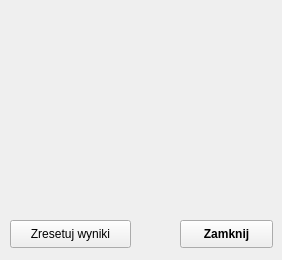
<?xml version="1.0" encoding="UTF-8"?>
<ui version="4.0">
 <class>MainWindow2</class>
 <widget class="QMainWindow" name="MainWindow2">
  <property name="geometry">
   <rect>
    <x>0</x>
    <y>0</y>
    <width>282</width>
    <height>260</height>
   </rect>
  </property>
  <property name="minimumSize">
   <size>
    <width>282</width>
    <height>260</height>
   </size>
  </property>
  <property name="maximumSize">
   <size>
    <width>282</width>
    <height>260</height>
   </size>
  </property>
  <property name="windowTitle">
   <string>Wyniki</string>
  </property>
  <widget class="QWidget" name="centralwidget">
   <widget class="QPushButton" name="pushButton">
    <property name="geometry">
     <rect>
      <x>10</x>
      <y>220</y>
      <width>121</width>
      <height>28</height>
     </rect>
    </property>
    <property name="text">
     <string>Zresetuj wyniki</string>
    </property>
   </widget>
   <widget class="QPushButton" name="pushButton_2">
    <property name="geometry">
     <rect>
      <x>180</x>
      <y>220</y>
      <width>93</width>
      <height>28</height>
     </rect>
    </property>
    <property name="font">
     <font>
      <weight>75</weight>
      <bold>true</bold>
     </font>
    </property>
    <property name="text">
     <string>Zamknij</string>
    </property>
   </widget>
  </widget>
 </widget>
 <resources/>
 <connections/>
</ui>
